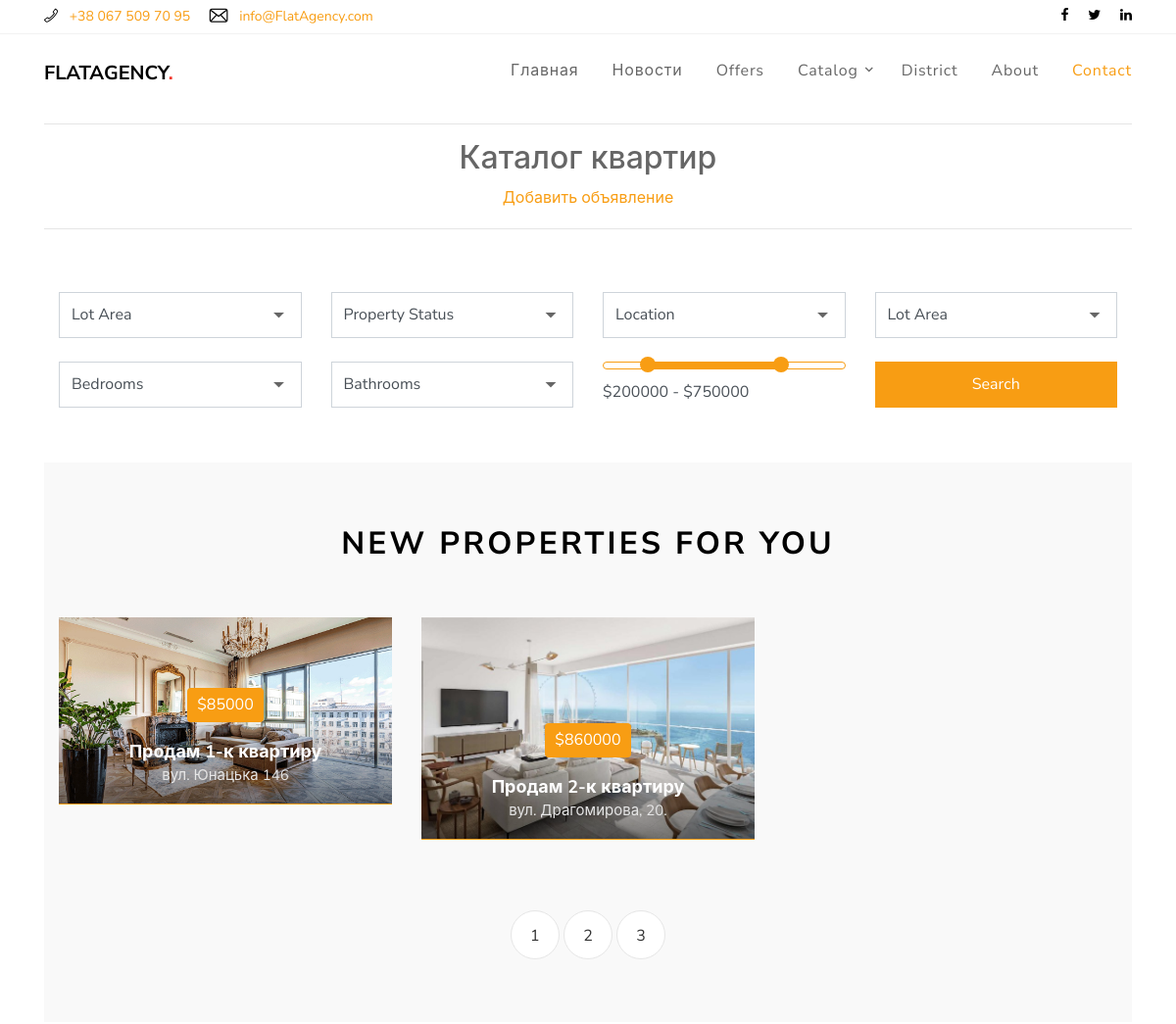
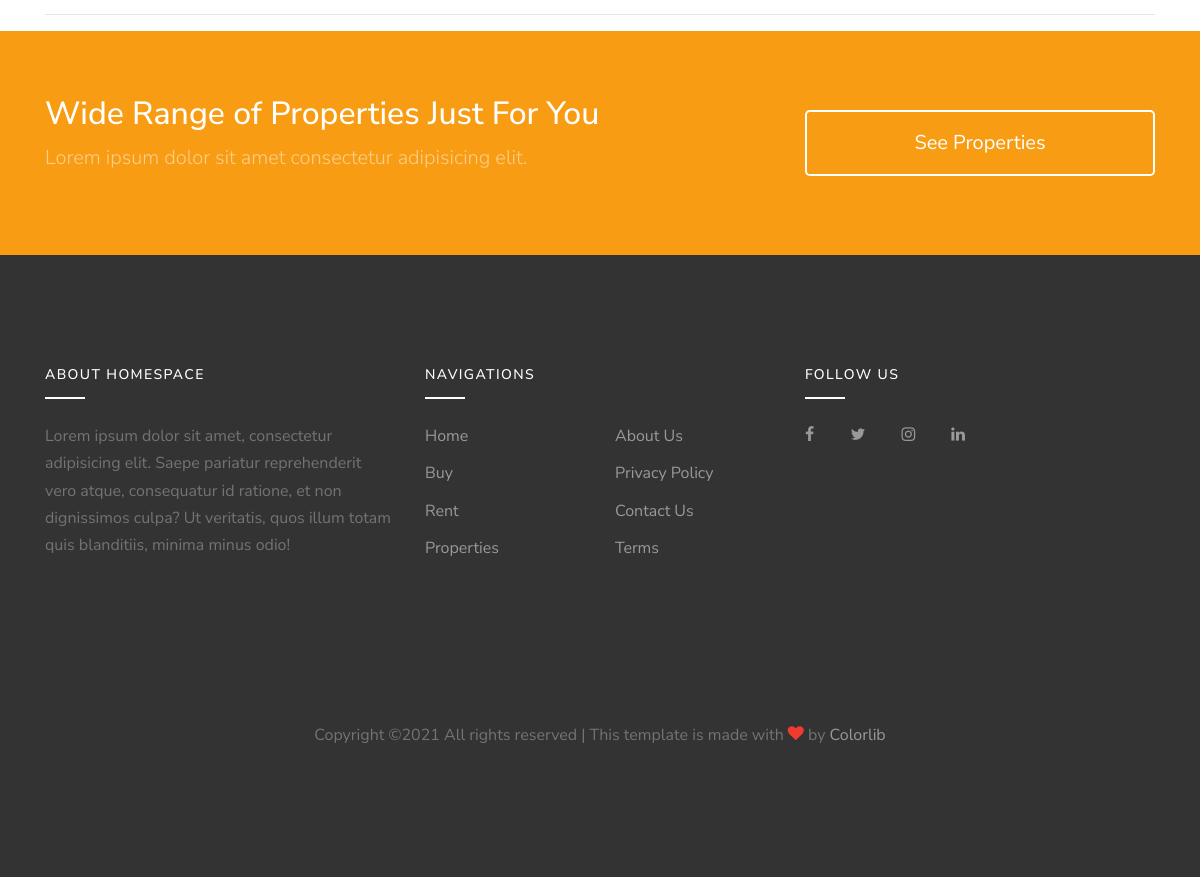
Page /catalog/ on the committed database (2 pictures, top to bottom).
### catalog/models.py (models this page shows, shortened)
class Offer(models.Model):
    title = models.CharField(max_length=100, null=False)
    about = models.TextField(max_length=256, null=False)
    content = models.TextField(max_length=1024, null=False)
    owner = models.ForeignKey(User, on_delete=models.CASCADE)
    category = models.ForeignKey(Category, on_delete=models.CASCADE)
    district = models.ForeignKey(District, on_delete=models.CASCADE)
    address = models.CharField(max_length=256, null=False)
    floor = models.IntegerField(null=False)
    price = models.IntegerField(null=False)
    publish = models.DateTimeField(null=False, default=timezone.now())
    single_image = models.FileField(null=True, upload_to='demo/')

### catalog/views.py (the view)
# urls.py: path('', offer_list),
def offer_list(request):
    all_offers = Offer.objects.all()
    paginator = Paginator(all_offers, 2)
    page_number = request.GET.get('page')
    page_obj = paginator.get_page(page_number)
    numbers = [x for x in range(1, page_obj.paginator.num_pages+1)]
    return render(request, 'catalog/offer-list.html', context={
        'page_obj': page_obj,
        'numbers': numbers,
    })

### templates/catalog/offer-list.html (shortened to what this page needs)
{% extends 'layouts/base.html' %}
{% block content %}
{%load static%}
<div id="content" class="container">
    <hr>
    <h2>Каталог квартир</h2>
    <a href="/catalog/create">Добавить объявление</a>
    <hr>
    <div class="catalog">
         <div class="pt-5">
      <div class="container">
        <form class="row">
          <div class="col-sm-6 col-md-4 col-lg-3 mb-4">
            <div class="select-wrap">
              <select name="offer-types" id="offer-types" class="form-control d-block rounded-0">
                <option value="">Lot Area</option>
              </select>
            </div>
          </div>
          <div class="col-sm-6 col-md-4 col-lg-3 mb-4">
            <div class="select-wrap">
              <select name="offer-types" id="offer-types" class="form-control d-block rounded-0">
                <option value="">Property Status</option>
              </select>
            </div>
          </div>
          <div class="col-sm-6 col-md-4 col-lg-3 mb-4">
            <div class="select-wrap">
              <select name="offer-types" id="offer-types" class="form-control d-block rounded-0">
                <option value="">Location</option>
              </select>
            </div>
          </div>
          <div class="col-sm-6 col-md-4 col-lg-3 mb-4">
            <div class="select-wrap">
              <select name="offer-types" id="offer-types" class="form-control d-block rounded-0">
                <option value="">Lot Area</option>
              </select>
            </div>
          </div>
          <div class="col-sm-6 col-md-4 col-lg-3 mb-4">
            <div class="select-wrap">
              <select name="offer-types" id="offer-types" class="form-control d-block rounded-0">
                <option value="">Bedrooms</option>
              </select>
            </div>
          </div>
          <div class="col-sm-6 col-md-4 col-lg-3 mb-4">
            <div class="select-wrap">
              <select name="offer-types" id="offer-types" class="form-control d-block rounded-0">
                <option value="">Bathrooms</option>
              </select>
            </div>
          </div>
          <div class="col-sm-6 col-md-4 col-lg-3 mb-4">
            <div class="mb-4">
              <div id="slider-range" class="border-primary"></div>
              <input type="text" name="text" id="amount" class="form-control border-0 pl-0 bg-white" disabled="" />
            </div>
          </div>
          <div class="col-sm-6 col-md-4 col-lg-3 mb-4">
            <input type="submit" class="btn btn-primary btn-block form-control-same-height rounded-0" value="Search">
          </div>
        </form>
      </div>
    </div>
         <div class="site-section site-section-sm bg-light">
      <div class="container">
        <div class="row mb-5">
          <div class="col-12">
            <div class="site-section-title">
              <h2>New Properties for You</h2>
            </div>
          </div>
        </div>
        <div class="row mb-5">
          {% for offer in page_obj %}
          <div class="col-md-6 col-lg-4 mb-4">
            <a href="/catalog/details/{{offer.id}}" class="prop-entry d-block">
              <figure>
              </figure>
              <div class="prop-text">
                <div class="inner">
                  <span class="price rounded">${{offer.price}}</span>
                  <h3 class="title">{{offer.title}}</h3>
                  <p class="location">{{offer.address}}</p>
                </div>
              </div>
            </a>
          </div>
          {% endfor %}
        </div>
        <div class="row">
          <div class="col-md-12 text-center">
            <div class="site-pagination">
                  {% for x in numbers %}
                      <a href="?page={{x}}">{{ x }}</a>
                  {% endfor %}
            </div>
          </div>
        </div>
      </div>
      </div>
    </div>
    <hr>
</div>
{% endblock content %}

### static/css/style.css (style rules this page uses)
body { line-height: 1.7; color: rgba(0, 0, 0, 0.6); font-weight: 400; font-size: 1rem; font-family: "Roboto Mono", SFMono-Regular, Menlo, Monaco, Consolas, "Liberation Mono", "Courier New", monospace; font-family: "Nunito Sans", -apple-system, BlinkMacSystemFont, "Segoe UI", Roboto, "Helvetica Neue", Arial, sans-serif, "Apple Color Emoji", "Segoe UI Emoji", "Segoe UI Symbol", "Noto Color Emoji"; }
a { -webkit-transition: .3s all ease; -o-transition: .3s all ease; transition: .3s all ease; }
.bg-light { background: #f9f9f9 !important; }
.btn { position: relative; top: 0; }
.btn.btn-primary { color: #fff; }
.form-control, .form-control-same-height { height: 47px; }
.site-section { padding: 3em 0; }
@media (min-width: 768px) { .site-section { padding: 7em 0; } }
.site-section.site-section-sm { padding: 4em 0; }
.site-section-title h2 { text-transform: uppercase; color: #000; font-weight: 700; font-size: 2rem; letter-spacing: .1em; }
.select-wrap { position: relative; }
.select-wrap select { -webkit-appearance: none; -moz-appearance: none; appearance: none; }
#slider-range { height: 8px; }
.site-pagination a { display: inline-block; width: 50px; border-radius: 50%; height: 50px; line-height: 50px; background: #fff; color: #333333; border: 1px solid #e6e6e6; }
.prop-entry { position: relative; overflow: hidden; }
.prop-entry img, .prop-entry figure { margin-bottom: 0; }
.prop-entry .prop-text { position: absolute; bottom: -50px; width: 100%; z-index: 2; -webkit-transition: .3s all ease; -o-transition: .3s all ease; transition: .3s all ease; }
.prop-entry .prop-text .inner { padding-left: 20px; padding-right: 20px; }
.prop-entry .prop-text:before { z-index: -1; content: ''; position: absolute; top: 0; right: 0; bottom: 0; left: 0; background: -moz-linear-gradient(top, transparent 0%, transparent 18%, rgba(0, 0, 0, 0.8) 99%, rgba(0, 0, 0, 0.8) 100%); background: -webkit-linear-gradient(top, transparent 0%, transparent 18%, rgba(0, 0, 0, 0.8) 99%, rgba(0, 0, 0, 0.8) 100%); background: -webkit-gradient(linear, left top, left bottom, from(transparent), color-stop(18%, transparent), color-stop(99%, rgba(0, 0, 0, 0.8)), to(rgba(0, 0, 0, 0.8))); background: -o-linear-gradient(top, transparent 0%, transparent 18%, rgba(0, 0, 0, 0.8) 99%, rgba(0, 0, 0, 0.8) 100%); background: linear-gradient(to bottom, transparent 0%, transparent 18%, rgba(0, 0, 0, 0.8) 99%, rgba(0, 0, 0, 0.8) 100%); filter: progid:DXImageTransform.Microsoft.gradient( startColorstr='#00000000', endColorstr='#cc000000',GradientType=0 ); }
.prop-entry .prop-text .price { background: #f89d13; color: #fff; padding: 4px 10px; display: inline-block; margin-bottom: 20px; }
.prop-entry .prop-text .title { font-size: 18px; font-weight: bold; color: #fff; margin-bottom: 0; }
.prop-entry .prop-text .location { font-size: 15px; color: #e6e6e6; }

### rows in the picture
Offer: price "85000", title "Продам 1-к квартиру", address "вул. Юнацька 146"
Offer: price "860000", title "Продам 2-к квартиру", address "вул. Драгомирова, 20."

### other values in the picture
{{ x }} "1" "2" "3"
